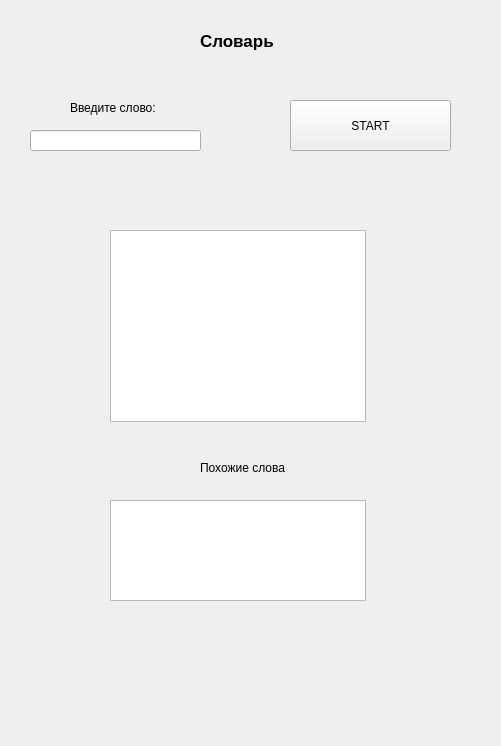
<?xml version="1.0" encoding="UTF-8"?>
<ui version="4.0">
 <class>Widget</class>
 <widget class="QWidget" name="Widget">
  <property name="geometry">
   <rect>
    <x>0</x>
    <y>0</y>
    <width>501</width>
    <height>746</height>
   </rect>
  </property>
  <property name="windowTitle">
   <string>Widget</string>
  </property>
  <widget class="QLabel" name="label">
   <property name="geometry">
    <rect>
     <x>200</x>
     <y>20</y>
     <width>141</width>
     <height>41</height>
    </rect>
   </property>
   <property name="font">
    <font>
     <pointsize>13</pointsize>
     <weight>75</weight>
     <italic>false</italic>
     <bold>true</bold>
    </font>
   </property>
   <property name="text">
    <string>Словарь</string>
   </property>
  </widget>
  <widget class="QLineEdit" name="lineEdit">
   <property name="geometry">
    <rect>
     <x>30</x>
     <y>130</y>
     <width>171</width>
     <height>21</height>
    </rect>
   </property>
  </widget>
  <widget class="QLabel" name="label_2">
   <property name="geometry">
    <rect>
     <x>70</x>
     <y>100</y>
     <width>101</width>
     <height>16</height>
    </rect>
   </property>
   <property name="text">
    <string>Введите слово:</string>
   </property>
  </widget>
  <widget class="QPushButton" name="pushButton">
   <property name="geometry">
    <rect>
     <x>290</x>
     <y>100</y>
     <width>161</width>
     <height>51</height>
    </rect>
   </property>
   <property name="text">
    <string>START</string>
   </property>
  </widget>
  <widget class="QTextBrowser" name="textBrowser">
   <property name="geometry">
    <rect>
     <x>110</x>
     <y>230</y>
     <width>256</width>
     <height>192</height>
    </rect>
   </property>
  </widget>
  <widget class="QTextBrowser" name="textBrowser_2">
   <property name="geometry">
    <rect>
     <x>110</x>
     <y>500</y>
     <width>256</width>
     <height>101</height>
    </rect>
   </property>
  </widget>
  <widget class="QLabel" name="label_3">
   <property name="geometry">
    <rect>
     <x>200</x>
     <y>460</y>
     <width>111</width>
     <height>16</height>
    </rect>
   </property>
   <property name="text">
    <string>Похожие слова</string>
   </property>
  </widget>
 </widget>
 <layoutdefault spacing="6" margin="11"/>
 <resources/>
 <connections/>
</ui>
